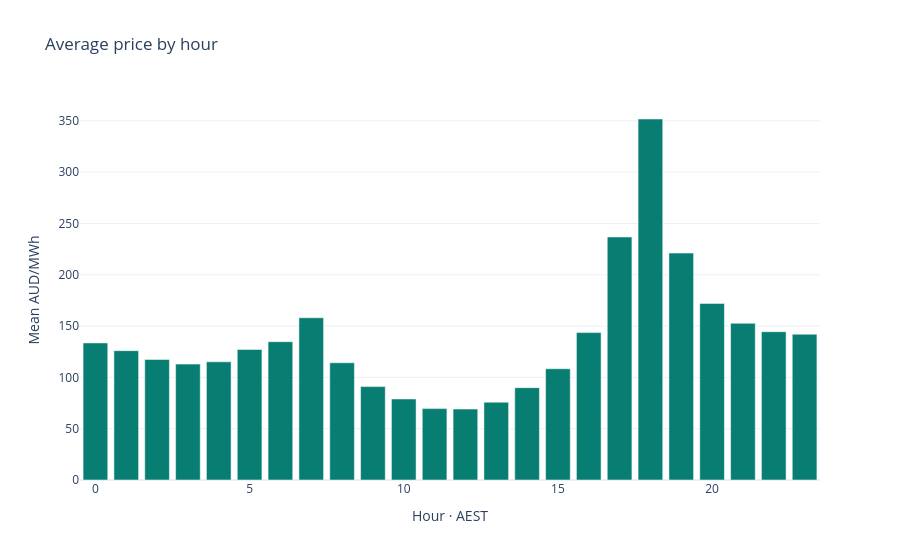

Write notebook code for a chart like this one.
### Markdown cell above
## The daily rhythm
Hourly price means include extremes. This is an association, not evidence that the hour itself causes high prices.

### Code cell
profile = market.groupby(market.index.hour).agg(price=('price','mean'), demand=('demand','mean'), solar=('solar','mean'))
fig = px.bar(profile.reset_index(),x='time',y='price',labels={'time':'Hour · AEST','price':'Mean AUD/MWh'},title='Average price by hour')
fig.show(renderer='plotly_mimetype')
display(profile.round(2))

### Figure 1 — Plotly figure (JSON) as saved in the notebook; plotly's stock layout.template omitted (floating-point values rounded to 4 significant figures)
{"data": [{"hovertemplate": "Hour · AEST=%{x}<br>Mean AUD/MWh=%{y}<extra></extra>", "legendgroup": "", "marker": {"color": "#087e72", "pattern": {"shape": ""}}, "name": "", "orientation": "v", "showlegend": false, "textposition": "auto", "type": "bar", "x": [0, 1, 2, 3, 4, 5, 6, 7, 8, 9, 10, 11, 12, 13, 14, 15, 16, 17, 18, 19, 20, 21, 22, 23], "xaxis": "x", "y": [133.6, 126.0, 117.5, 112.9, 115.1, 127.2, 134.8, 158.1, 114.3, 90.99, 78.95, 69.56, 69.11, 75.82, 89.97, 108.4, 143.7, 236.8, 351.8, 221.1, 172.1, 152.7, 144.5, 142.1], "yaxis": "y"}], "layout": {"barmode": "relative", "legend": {"tracegroupgap": 0}, "title": {"text": "Average price by hour"}, "xaxis": {"anchor": "y", "domain": [0.0, 1.0], "title": {"text": "Hour · AEST"}}, "yaxis": {"anchor": "x", "domain": [0.0, 1.0], "title": {"text": "Mean AUD/MWh"}}}}
